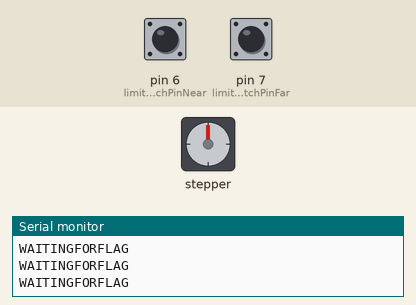
This sketch was run on a simulated Arduino Uno, built with avr-gcc and run on an emulated ATmega328P. On the bench: stepper motor, the last lines printed to the serial monitor. Inputs (shaded band) come from the test bench; at power-on: pin 7 (limitSwitchPinFar) HIGH, pin 6 (limitSwitchPinNear) HIGH. Stepper angles assume 12800 steps per turn.

Above: at 0.8 s.
0.9 s: pin 7 (limitSwitchPinFar) pulled LOW for 0.15 s
At 1.3 s:
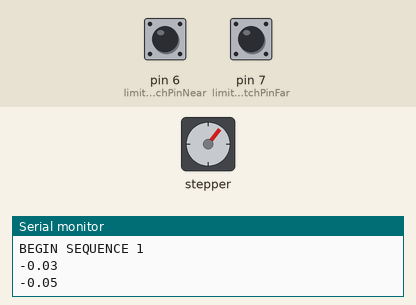
At 1.9 s:
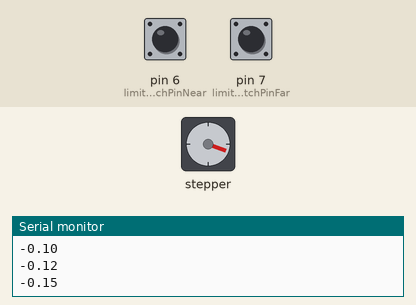
3.9 s: pin 6 (limitSwitchPinNear) pulled LOW for 0.15 s
7.0 s: pin 7 (limitSwitchPinFar) pulled LOW for 3.2 s
At 9.5 s:
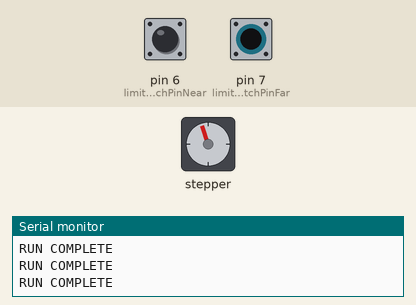
Timing chart, 0 to 11.0 s (numbered marks = the images above; inputs shaded):
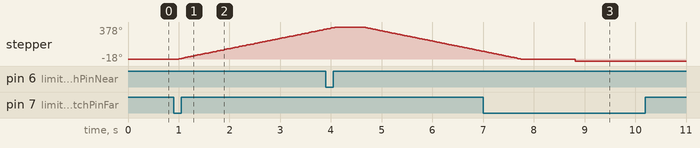

Measured:
- after the input at 0.9 s, stepper: keeps turning clockwise at about 120°/s, starting after 0.06 s
- after the input at 7.0 s, stepper: goes on until 8.8 s, then stays -18°

The sketch:

GlueAxisTest.ino
```cpp
#include <Stepper.h>

const int stepsPerRev = 12800; //roughly

int limitSwitchPinFar = 7;
int limitSwitchStateFar = 1; //not really necessary but shows normal state of switch

int limitSwitchPinNear = 6;
int limitSwitchStateNear = 1; //not really necessary but shows normal state of switch

boolean motorRun = true; //true will allow steppers to run
char motorDirection = 'R'; //from top view. R = RIGHT = up (with NEMA on bottom)
double position = 0;  //poisiton in number of rotations from starting point (rough)

int flag = 0; //0:do not run 1:run in first sample mode, additional values will indicate different running modes
int flagMode = 0; //variable to store desired run starting point

int count = 0;


Stepper stepperY(stepsPerRev, 3, 2);

void setup() {
  stepperY.setSpeed(20); //like 25 rpm
  Serial.begin(9600);
  pinMode(7, INPUT_PULLUP);
  pinMode(6, INPUT_PULLUP);
  initialize();
  delay(500);
  stepperY.setSpeed(600);
}

void loop() {
  while (flag == 1 && position >= 0) {
    readSwitches();
    updateControls();
    moveMotor();
  }
  Serial.println("RUN COMPLETE");
}

void readSwitches(){
  limitSwitchStateFar = digitalRead(limitSwitchPinFar);
  //Serial.println(limitSwitchStateFar);

  limitSwitchStateNear = digitalRead(limitSwitchPinNear);
  //Serial.println(limitSwitchStateNear);
}

void updateControls(){
  if (limitSwitchStateFar == 0){
    Serial.println("EMERYGENCY STOP");
    flag = 0;
  }
  if (position >= 15) { // position comparison determines run distance NEVER LONGER THAN 20
    if (motorDirection == 'R'){
      motorRun = true;
      motorDirection = 'L';
      delay(20);
      while(digitalRead(limitSwitchPinFar) == 0){
        moveMotor();
      }
    }
  }
  if (limitSwitchStateNear == 0){
    if (motorDirection == 'L'){
      motorRun = true;
      motorDirection = 'R';
      delay(20);
      while(digitalRead(limitSwitchPinNear) == 0){
        moveMotor();
      }
      stepperY.step(-(stepsPerRev)); //doesn't increment position but moves away from switch before next initialization and run
      flag = 0;
    }
  }
}

void moveMotor(){
  if (motorRun = true) {
    if (motorDirection == 'R') {
      stepperY.step(-(stepsPerRev/20));
      position = position + 0.025;;
      Serial.println(position);
    } else {
      stepperY.step(stepsPerRev/20);
      position = position - 0.025;
      Serial.println(position);
    }
  }
}

void initialize(){
  while (flag == 0) {
    Serial.println("WAITINGFORFLAG");
    readSwitches();
    if (limitSwitchStateFar == 0){
      Serial.println("HOMING");
      flag = 1;
      motorDirection = 'L';
      Serial.println("BEGIN SEQUENCE 1");
      delay(20);
      while(limitSwitchStateNear == 1) {
        readSwitches();
        moveMotor();
      }
      delay(500);
      motorDirection = 'R';
      stepperY.step(-(stepsPerRev));
      position = 0;
      moveMotor();
      delay(500);
    }
  }
}
```
